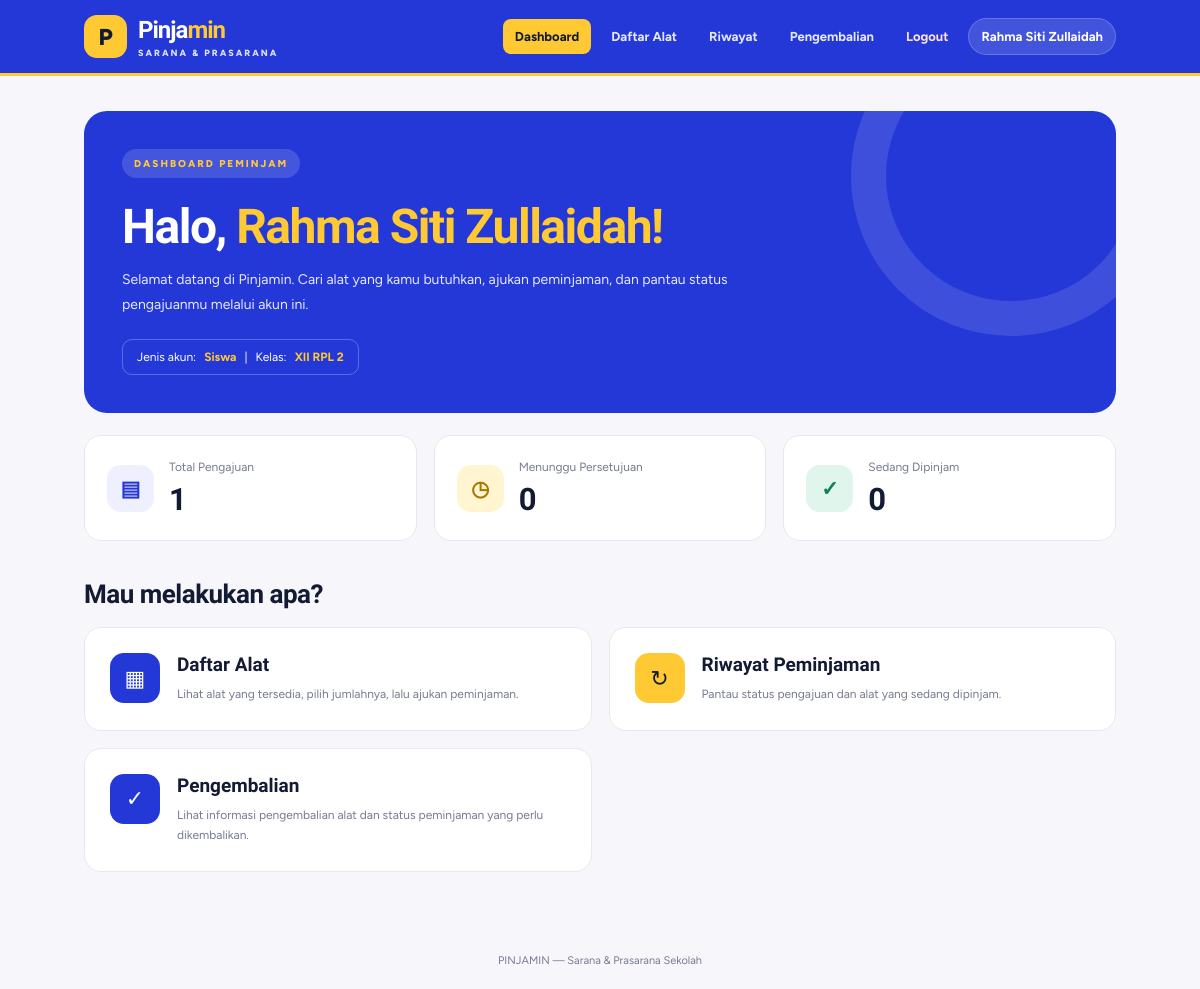
The app's page /peminjam/index.php (signed in) with its own data.
### tables this page shows
CREATE TABLE `peminjam` (
  `id_peminjam` int(11) NOT NULL,
  `username` varchar(50) NOT NULL,
  `nisn` varchar(10) NOT NULL,
  `kelas` varchar(20) NOT NULL,
  `jenis_peminjam` enum('siswa','guru','','') NOT NULL,
  `login_username` varchar(50) DEFAULT NULL,
  `password` varchar(255) DEFAULT NULL
);

### peminjam/index.php (the view, shortened to what this page needs)
<?php
include '../koneksi.php';
$id_peminjam = (int) $_SESSION['id_peminjam'];
function e($value) {
    return htmlspecialchars((string) $value, ENT_QUOTES, 'UTF-8');
}
$stmt = mysqli_prepare(
    $koneksi,
    "SELECT username, jenis_peminjam, kelas
     FROM peminjam
     WHERE id_peminjam = ?
     LIMIT 1"
);
mysqli_stmt_bind_param($stmt, "i", $id_peminjam);
mysqli_stmt_execute($stmt);
$peminjam = mysqli_fetch_assoc(mysqli_stmt_get_result($stmt));
$stmt = mysqli_prepare(
    $koneksi,
    "SELECT
        COUNT(*) AS total,
        COALESCE(SUM(status = 'menunggu'), 0) AS menunggu,
        COALESCE(SUM(status = 'dipinjam'), 0) AS dipinjam
     FROM peminjaman
     WHERE id_peminjam = ?"
);
mysqli_stmt_bind_param($stmt, "i", $id_peminjam);
mysqli_stmt_execute($stmt);
$statistik = mysqli_fetch_assoc(mysqli_stmt_get_result($stmt));
$total = (int) ($statistik['total'] ?? 0);
$menunggu = (int) ($statistik['menunggu'] ?? 0);
$dipinjam = (int) ($statistik['dipinjam'] ?? 0);
?>
<!DOCTYPE html>
<html lang="id">
<head>
</head>
<body>
<header class="navbar">
    <a href="index.php" class="logo">
        <div class="logo-mark">P</div>
        <div>
            <div class="logo-name">Pinja<span>min</span></div>
            <small>SARANA &amp; PRASARANA</small>
        </div>
    </a>
    <nav class="nav-links">
        <a href="index.php" class="active">Dashboard</a>
        <a href="alat.php">Daftar Alat</a>
        <a href="riwayat.php">Riwayat</a>
        <a href="pengembalian.php">Pengembalian</a>
        <a href="../logout.php" class="logout"
           onclick="return confirm('Yakin ingin keluar?')">Logout</a>
        <a href="#" class="user-name"><?= e($peminjam['username']) ?></a>
    </nav>
</header>
<main class="container">
    <section class="hero">
        <span class="eyebrow">DASHBOARD PEMINJAM</span>
        <h1>
            Halo, <span><?= e($peminjam['username']) ?>!</span>
        </h1>
        <p>
            Selamat datang di Pinjamin. Cari alat yang kamu butuhkan,
            ajukan peminjaman, dan pantau status pengajuanmu melalui akun ini.
        </p>
        <div class="account-info">
            Jenis akun:
            <strong><?= e(ucfirst($peminjam['jenis_peminjam'])) ?></strong>
            <?php if ($peminjam['jenis_peminjam'] === 'siswa'): ?>
                <span>|</span>
                Kelas:
                <strong><?= e($peminjam['kelas']) ?></strong>
            <?php endif; ?>
        </div>
    </section>
    <section class="cards">
        <div class="card">
            <div class="card-icon">▤</div>
            <div>
                <div class="card-label">Total Pengajuan</div>
                <div class="card-number"><?= $total ?></div>
            </div>
        </div>
        <div class="card">
            <div class="card-icon">◷</div>
            <div>
                <div class="card-label">Menunggu Persetujuan</div>
                <div class="card-number"><?= $menunggu ?></div>
            </div>
        </div>
        <div class="card">
            <div class="card-icon">✓</div>
            <div>
                <div class="card-label">Sedang Dipinjam</div>
                <div class="card-number"><?= $dipinjam ?></div>
            </div>
        </div>
    </section>
    <h2 class="section-title">Mau melakukan apa?</h2>
    <section class="actions">
        <a href="alat.php" class="action">
            <div class="action-icon">▦</div>
            <div>
                <strong>Daftar Alat</strong>
                <span>
                    Lihat alat yang tersedia, pilih jumlahnya,
                    lalu ajukan peminjaman.
                </span>
            </div>
        </a>
        <a href="riwayat.php" class="action">
            <div class="action-icon">↻</div>
            <div>
                <strong>Riwayat Peminjaman</strong>
                <span>
                    Pantau status pengajuan dan alat yang sedang dipinjam.
                </span>
            </div>
        </a>
        <a href="pengembalian.php" class="action">
            <div class="action-icon">✓</div>
            <div>
                <strong>Pengembalian</strong>
                <span>
                    Lihat informasi pengembalian alat dan status
                    peminjaman yang perlu dikembalikan.
                </span>
            </div>
        </a>
    </section>
</main>
<footer class="footer">
    PINJAMIN — Sarana &amp; Prasarana Sekolah
</footer>
</body>
</html>

### peminjam/index.php (style rules this page uses)
* { box-sizing: border-box; }
:root { --cobalt: #2338d6; --tape: #ffc933; --ink: #131a33; --paper: #f7f7fb; --white: #ffffff; --muted: #777b91; --line: #e7e8f0; --green: #12805c; --red: #c0392b; }
body { margin: 0; background: var(--paper); color: var(--ink); font-family: 'Figtree', Arial, sans-serif; }
.navbar { position: sticky; top: 0; z-index: 100; min-height: 76px; padding: 15px 7%; display: flex; align-items: center; justify-content: space-between; gap: 20px; flex-wrap: wrap; background: var(--cobalt); border-bottom: 3px solid var(--tape); }
.logo { display: flex; align-items: center; gap: 11px; color: white; text-decoration: none; }
.logo-mark { width: 43px; height: 43px; display: grid; place-items: center; border-radius: 13px; background: var(--tape); color: var(--ink); font-size: 23px; font-weight: 800; }
.logo-name { font-family: 'Bricolage Grotesque', sans-serif; font-size: 24px; font-weight: 800; letter-spacing: -1px; }
.logo-name span { color: var(--tape); }
.logo small { display: block; margin-top: 3px; color: #dce2ff; font-size: 9px; font-weight: 800; letter-spacing: 2px; }
.nav-links { display: flex; align-items: center; gap: 8px; flex-wrap: wrap; }
.nav-links a { color: #e5e9ff; text-decoration: none; font-size: 13px; font-weight: 700; padding: 10px 12px; border-radius: 8px; transition: .2s; }
.nav-links a:hover, .nav-links a.active { background: var(--tape); color: var(--ink); }
.nav-links .logout { color: #ffe0e0; }
.nav-links .user-name { background: rgba(255,255,255,.14); color: white; border: 1px solid rgba(255,255,255,.2); border-radius: 25px; }
.container { width: 86%; max-width: 1150px; margin: 35px auto 60px; }
.hero { position: relative; overflow: hidden; padding: 38px; border-radius: 23px; background: var(--cobalt); color: white; }
.hero::after { content: ""; position: absolute; top: -95px; right: -55px; width: 250px; height: 250px; border: 35px solid rgba(255,255,255,.12); border-radius: 50%; pointer-events: none; }
.eyebrow { display: inline-block; padding: 8px 12px; border-radius: 30px; background: rgba(255,255,255,.15); color: var(--tape); font-size: 10px; font-weight: 800; letter-spacing: 2px; }
h1 { margin: 20px 0 12px; font-family: 'Bricolage Grotesque', sans-serif; font-size: clamp(32px, 4vw, 48px); font-weight: 800; letter-spacing: -1.5px; }
h1 span { color: var(--tape); }
.hero p { max-width: 650px; margin: 0; color: #e5e8ff; font-size: 14px; line-height: 1.8; }
.account-info { display: inline-flex; flex-wrap: wrap; gap: 8px; margin-top: 22px; padding: 10px 14px; border: 1px solid rgba(255,255,255,.25); border-radius: 10px; color: white; font-size: 12px; }
.account-info strong { color: var(--tape); }
.cards { display: grid; grid-template-columns: repeat(3, 1fr); gap: 17px; margin-top: 22px; }
.card { display: flex; align-items: center; gap: 15px; padding: 22px; border: 1px solid var(--line); border-radius: 17px; background: white; }
.card-icon { width: 47px; height: 47px; flex-shrink: 0; display: grid; place-items: center; border-radius: 14px; background: #eef0ff; color: var(--cobalt); font-size: 21px; font-weight: 800; }
.card:nth-child(2) .card-icon { background: #fff5d1; color: #a77900; }
.card:nth-child(3) .card-icon { background: #e0f5eb; color: var(--green); }
.card-label { color: var(--muted); font-size: 12px; line-height: 1.5; }
.card-number { margin-top: 5px; color: var(--ink); font-family: 'Bricolage Grotesque', sans-serif; font-size: 31px; font-weight: 800; }
.section-title { margin: 38px 0 18px; font-family: 'Bricolage Grotesque', sans-serif; font-size: 26px; font-weight: 800; letter-spacing: -.5px; }
.actions { display: grid; grid-template-columns: repeat(2, 1fr); gap: 17px; }
.action { display: flex; align-items: flex-start; gap: 17px; padding: 25px; border: 1px solid var(--line); border-radius: 17px; background: white; color: var(--ink); text-decoration: none; transition: .2s; }
.action-icon { width: 50px; height: 50px; flex-shrink: 0; display: grid; place-items: center; border-radius: 14px; background: var(--cobalt); color: white; font-size: 22px; }
.action:nth-child(even) .action-icon { background: var(--tape); color: var(--ink); }
.action strong { display: block; margin-bottom: 8px; font-family: 'Bricolage Grotesque', sans-serif; font-size: 19px; font-weight: 800; }
.action span { display: block; color: var(--muted); font-size: 12px; line-height: 1.7; }
.footer { padding: 22px 15px; color: var(--muted); font-size: 11px; text-align: center; }

### records on screen
peminjam: username "Rahma Siti Zullaidah", jenis_peminjam "Siswa", kelas "XII RPL 2"

### other values on screen
$total "1"
$menunggu "0"
$dipinjam "0"
